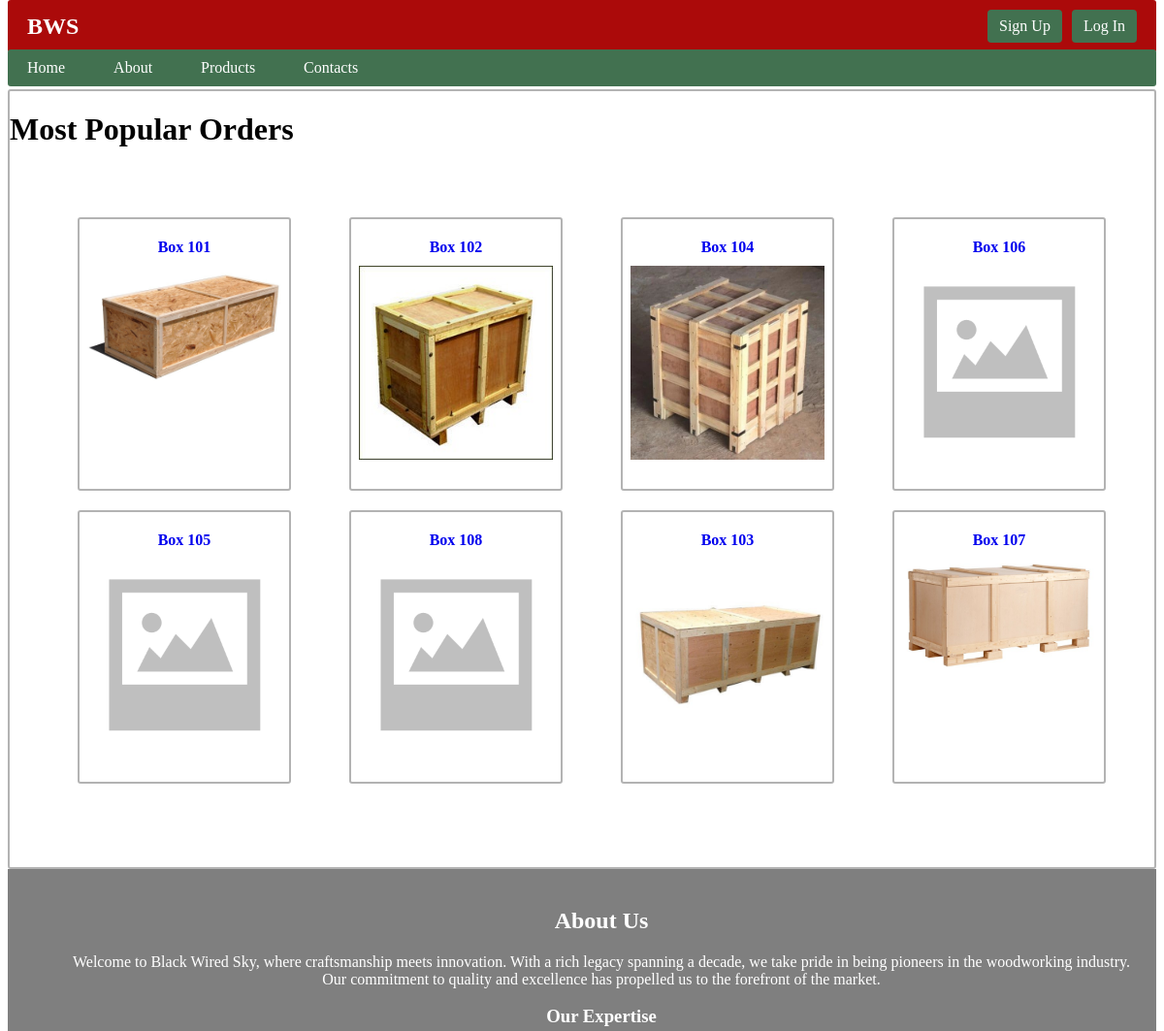
/bws/ (upper part), run on an earlier commit of the app's database.
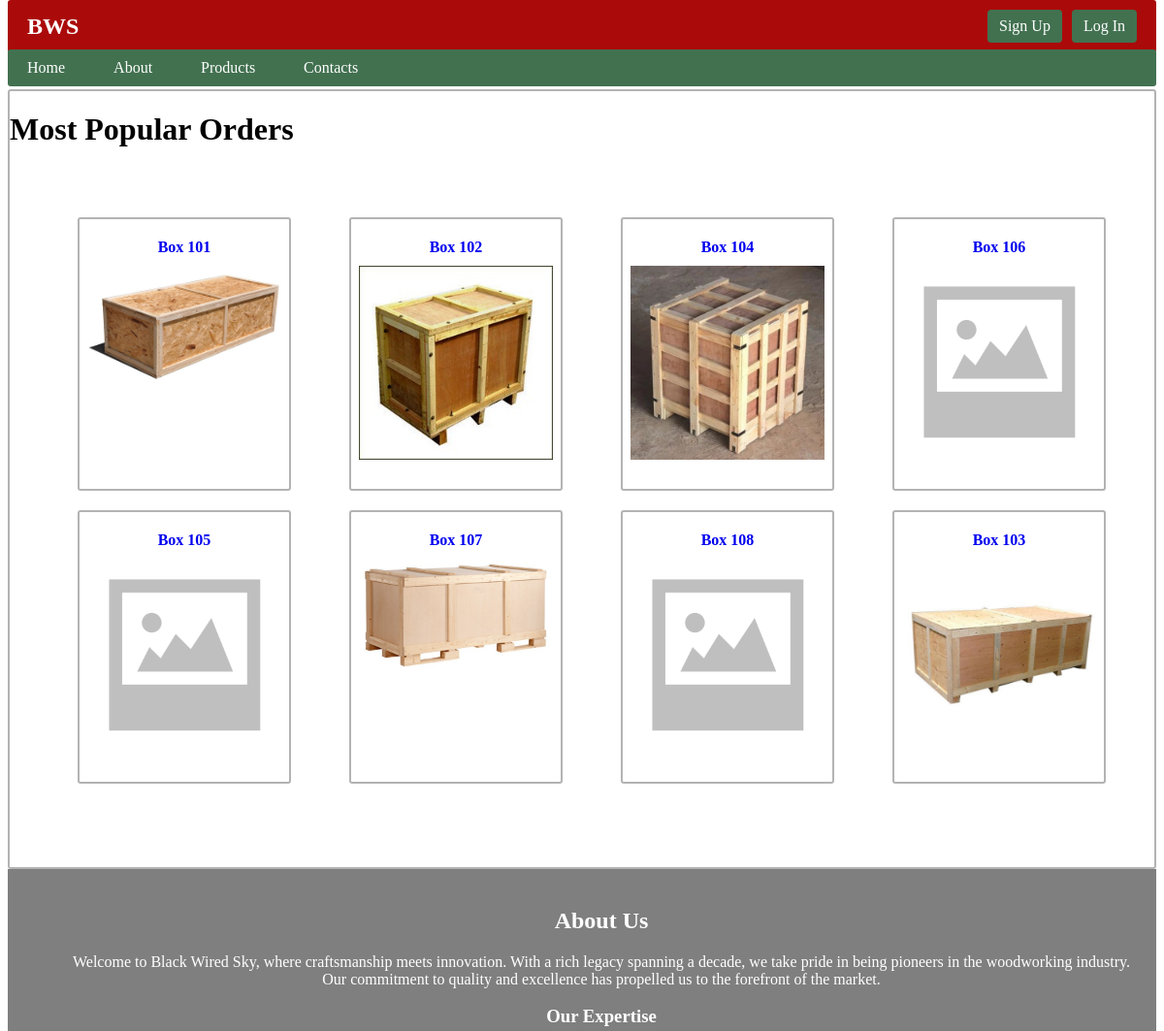
And on a later commit of the database.
### bws/models.py (models this page shows, shortened)
class Order(models.Model):
    order_nr = models.CharField(verbose_name='Order Number', max_length=20, unique=True, blank=True, editable=False)
    creating_date = models.DateTimeField(verbose_name='Create Date', default=timezone.now, editable=False)
    buyer_info = models.ForeignKey(to='BuyerOrder', verbose_name='Buyer', on_delete=models.CASCADE, null=True, blank=True)
    seller_info = models.ForeignKey(to='SellerOrder', verbose_name='Seller', on_delete=models.CASCADE, null=True, blank=True)
    price = models.CharField(verbose_name='Price', max_length=10, blank=True, editable=False)
    production_date = models.CharField(verbose_name='Production Date', max_length=10, blank=True, editable=False)
    transport = models.ForeignKey(to='TransportCompany', verbose_name='Transport Information', on_delete=models.CASCADE, null=True, blank=True, related_name='orders_as_transport')
    transport_plates = models.ForeignKey(to='Transport', verbose_name='Truck Plates', on_delete=models.CASCADE, null=True, blank=True, related_name='orders_as_plates')
    transport_load_date = models.ForeignKey(to='Transport', verbose_name='Transport Loading Date', on_delete=models.CASCADE, null=True, blank=True, related_name='orders_as_load_date')
    transport_unload_date = models.ForeignKey(to='Transport', verbose_name='Transport Unloading Date', on_delete=models.CASCADE, null=True, blank=True, related_name='orders_as_unload_date')
    user_client = models.ForeignKey(User, on_delete=models.CASCADE, null=True, blank=True)
    ORDER_STATUS = (
        ('a', 'Accepted'),
        ('p', 'In produce'),
        ('l', 'Loaded'),
        ('y', 'Delivered'),
        ('d', 'Declined'),
    )
    order_status = models.CharField(verbose_name='Status', choices=ORDER_STATUS, max_length=20, blank=True, editable=False)
    EXPORT_FORMAT_CHOICES = (
        ('csv', 'CSV'),
    )
    export_format = models.CharField(verbose_name='Export Format', choices=EXPORT_FORMAT_CHOICES, max_length=10, default=None, blank=True, null=True)
    class Meta:
        verbose_name = 'Order'
        verbose_name_plural = 'Orders'

class BuyerOrder(models.Model):
    order_nr = models.CharField(verbose_name='Order Number', max_length=10, unique=True, blank=True)
    buyer = models.ForeignKey(to='Buyer', verbose_name='Buyer', on_delete=models.SET_NULL, null=True, blank=True)
    product = models.ForeignKey(to='Product',verbose_name='Product',  on_delete=models.SET_NULL, null=True, blank=True)
    buyer_price = models.DecimalField(verbose_name='Buyer Price', max_digits=10, decimal_places=2, default=0.0)
    delivery_date_from = models.DateField(verbose_name='Delivery Date From', default=timezone.now)
    delivery_date_to = models.DateField(verbose_name='Delivery Date To', default=timezone.now)
    ORDER_STATUS = (
        ('a', 'Accepted'),
        ('d', 'Declined'),
    )
    status = models.CharField(verbose_name='Order Status', choices=ORDER_STATUS, default='a', max_length=1, blank=True)
    MAIL_STATUS = (
        ('n', 'Not Sent'),
        ('s', 'Sent Out'),
    )
    mail = models.CharField(verbose_name='Send Mail', choices=MAIL_STATUS, default='n', max_length=1, blank=True)
    class Meta:
        verbose_name = 'BuyerOrder'
        verbose_name_plural = 'BuyerOrders'

class Product(models.Model):
    name = models.CharField(verbose_name='Name', max_length=200, unique=True)
    width = models.IntegerField(verbose_name='Width(mm)', default=0)
    length = models.IntegerField(verbose_name='Length(mm)', default=0)
    height = models.IntegerField(verbose_name='Height(mm)', default=0)
    thickness = models.IntegerField(verbose_name='Thickness(mm)', default=0)
    trailer = models.ForeignKey(to=Trailer, verbose_name='Trailer', on_delete=models.SET_NULL, null=True, blank=True)
    product_image = models.ImageField(verbose_name='Product Image', upload_to='products', null=True, blank=True)
    def __str__(self):
        return self.name
    class Meta:
        verbose_name = 'Product'
        verbose_name_plural = 'Products'

### bws/views.py (the view)
# urls.py: path('', views.index, name='index'),
def index(request):
    orders = Order.objects.all()
    product_counts = Product.objects.annotate(order_count=Count('buyerorder'))
    sorted_product_counts = product_counts.order_by('-order_count')
    top_product_counts = sorted_product_counts[:8]
    top_orders = []
    for product_count in top_product_counts:
        product_type = product_count.name
        orders_with_product = orders.filter(buyer_info__product__name=product_type)
        if orders_with_product.exists():
            top_orders.append(orders_with_product.first())
    context = {
        'orders': top_orders,
    }
    return render(request, 'index.html', context=context)

### bws/templates/index.html (shortened to what this page needs)
{% extends 'base.html' %}
{% load static %}
{% block 'content' %}
<div class="content">
    <h1>Most Popular Orders</h1>
    <ul class="content-list">
        {% for order in orders %}
        <div class="content2">
            <a href="{% url 'product' order.buyer_info.product.id  %}" class="product-link">
                <div class="product-info">
                {{ order.buyer_info.product }}
                </div>
                {% if order.buyer_info.product.product_image %}
                    <img src="{{ order.buyer_info.product.product_image.url }}" class="product-image">
                {% else %}
                    <img src="{% static 'images/no-image.png' %}" class="product-image">
                {% endif %}
                </a>
        </div>
        {% endfor %}
    </ul>
  </div>
{% endblock %}

What changed in the data, as far as the page shows it:
changed Order "Box 107": moves up the list
